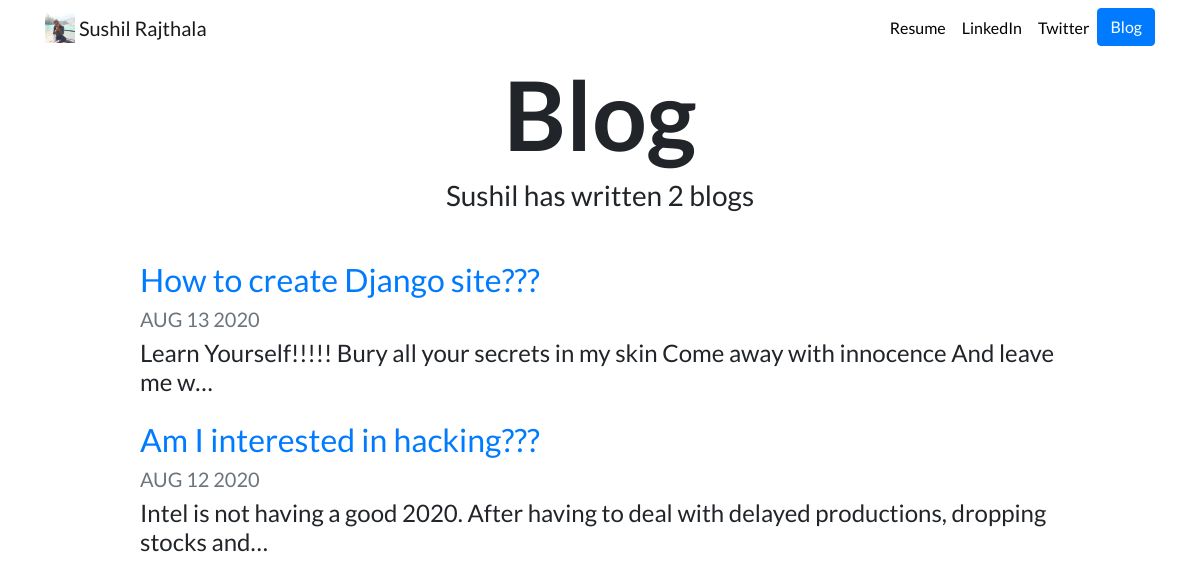
/blog/, run on an earlier commit of the app's database.
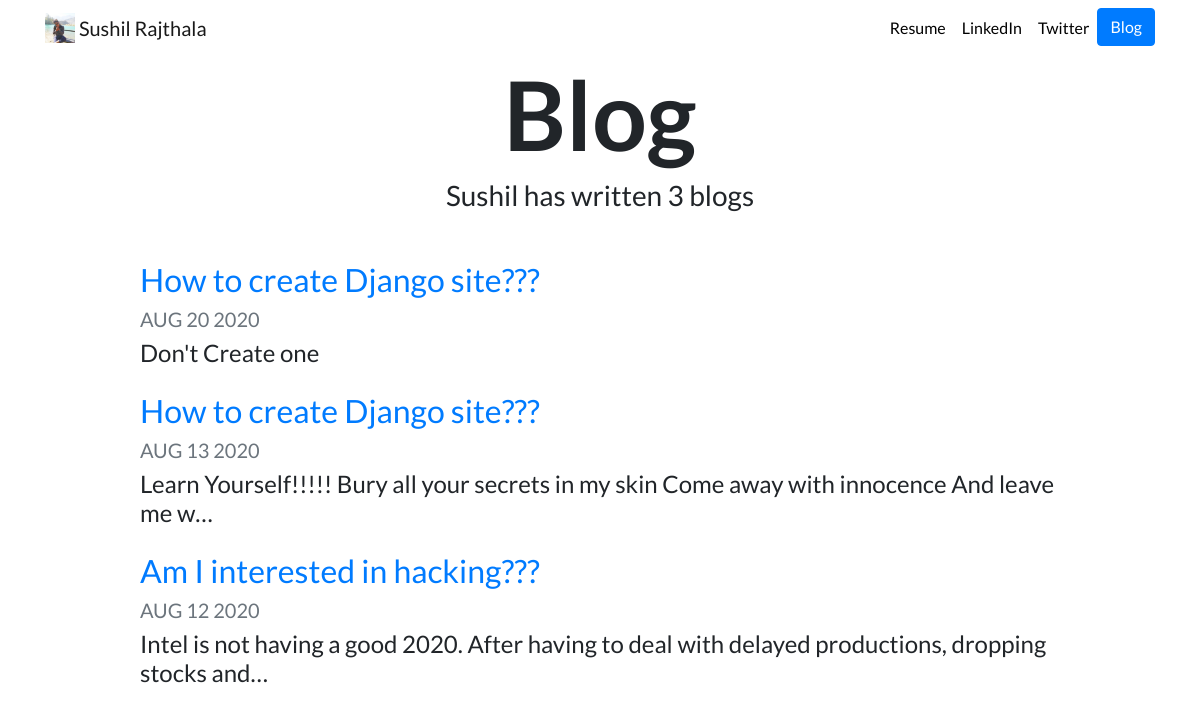
And on a later commit of the database.
### blog/models.py (models this page shows, shortened)
class Blog(models.Model):
    title = models.CharField(max_length=200)
    description = models.TextField()
    date = models.DateField()

### blog/views.py (the view)
# urls.py: path('', views.all_blogs, name='all_blogs'),
def all_blogs(request):
    blogs = Blog.objects.order_by('-date')
    return render(request, 'blog/all_blogs.html', {'blogs':blogs})

### blog/templates/blog/all_blogs.html
{% extends "portfolio/base.html" %}
{% load static %}
{% block content %}
<h1 id="blogtitle" class="font-weight-bold text-center">Blog</h1>
<h3 class="text-center mb-5">Sushil has written {{ blogs.count }} blog{{ blogs.count|pluralize }}</h3>
{% for blog in blogs %}
<div class="row justify-content-center my-3">
  <div class="col-md-10">
    <a href="{% url 'blog:detail' blog.id %}">
      <h2>{{ blog.title }}</h2>
    </a>
    <h5 class="text-muted">{{ blog.date|date:'M d Y'|upper }}</h5>
    <h4>{{ blog.description|striptags|truncatechars:100 }}</h4>
  </div>
</div>
{% endfor %}
{% endblock %}

### portfolio/templates/portfolio/base.html (shortened to what this page needs)
{% load static %}
<html lang="en">
<head>
  <link rel="stylesheet" href="https://stackpath.bootstrapcdn.com/bootstrap/4.4.1/css/bootstrap.min.css">
  <link rel="stylesheet" href="{% static "portfolio/custom.css" %}">
</head>
<body>
  <nav id="topNav" class="navbar navbar-expand-md navbar-light">
    <div class="container">
      <a class="navbar-brand" href="{% url 'home' %}">
        <img src="{% static "portfolio/hero.jpg" %}" width="30" height="30" class="d-inline-block align-top" alt="Logo">
        <span>Sushil Rajthala</span>
      </a>
      <div class="collapse navbar-collapse text-center" id="navbarNav">
        <ul class="navbar-nav ml-auto">
          <li class="nav-item">
            <a class="nav-link" href="{% static "portfolio/resume.pdf" %}">Resume</a>
          </li>
          <li class="nav-item">
            <a class="nav-link" href="https://www.linkedin.com/in/sushil-rajthala-1057141a1/" target="_blank">LinkedIn</a>
          </li>
          <li class="nav-item">
            <a class="nav-link" href="https://twitter.com/sushil32877510" target="_blank">Twitter</a>
          </li>
          <li>
            <a role="button" href="{% url 'blog:all_blogs' %}" class="btn btn-primary">Blog</a>
          </li>
        </ul>
      </div>
    </div>
  </nav>
  <div class="container">
    {% block content %}{% endblock %}
  </div>
</body>
</html>

### portfolio/static/portfolio/custom.css (style rules this page uses)
.navbar-nav .nav-link { color: rgba(0,0,0,1) !important; }
body { font-family: 'Lato', sans-serif; }
#blogtitle { font-size: 6rem; }

What changed in the data, as far as the page shows it:
added Blog: title "How to create Django site???", date "AUG 20 2020", description "Don't Create one"
Also different on the page:
{{ blogs.count }}: "2" → "3"
